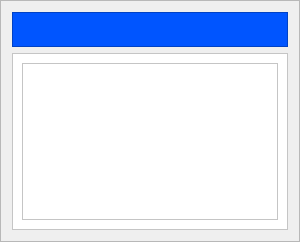
           <widget class="QFrame" name="frame_9">
            <property name="sizePolicy">
             <sizepolicy hsizetype="Preferred" vsizetype="Preferred">
              <horstretch>0</horstretch>
              <verstretch>3</verstretch>
             </sizepolicy>
            </property>
            <property name="frameShape">
             <enum>QFrame::StyledPanel</enum>
            </property>
            <property name="frameShadow">
             <enum>QFrame::Raised</enum>
            </property>
            <layout class="QVBoxLayout" name="verticalLayout_2">
             <item>
              <widget class="QFrame" name="frame_13">
               <property name="sizePolicy">
                <sizepolicy hsizetype="Preferred" vsizetype="Preferred">
                 <horstretch>0</horstretch>
                 <verstretch>2</verstretch>
                </sizepolicy>
               </property>
               <property name="styleSheet">
                <string notr="true">background-color: rgb(0, 85, 255);</string>
               </property>
               <property name="frameShape">
                <enum>QFrame::StyledPanel</enum>
               </property>
               <property name="frameShadow">
                <enum>QFrame::Raised</enum>
               </property>
              </widget>
             </item>
             <item>
              <widget class="QFrame" name="frame_14">
               <property name="sizePolicy">
                <sizepolicy hsizetype="Preferred" vsizetype="Preferred">
                 <horstretch>0</horstretch>
                 <verstretch>10</verstretch>
                </sizepolicy>
               </property>
               <property name="styleSheet">
                <string notr="true">background-color: rgb(255, 255, 255);</string>
               </property>
               <property name="frameShape">
                <enum>QFrame::StyledPanel</enum>
               </property>
               <property name="frameShadow">
                <enum>QFrame::Raised</enum>
               </property>
               <layout class="QVBoxLayout" name="verticalLayout_12">
                <item>
                 <widget class="QTextEdit" name="bluePlayerNameTxt">
                  <property name="font">
                   <font>
                    <pointsize>50</pointsize>
                   </font>
                  </property>
                  <property name="mouseTracking">
                   <bool>true</bool>
                  </property>
                  <property name="tabletTracking">
                   <bool>true</bool>
                  </property>
                  <property name="contextMenuPolicy">
                   <enum>Qt::DefaultContextMenu</enum>
                  </property>
                  <property name="layoutDirection">
                   <enum>Qt::RightToLeft</enum>
                  </property>
                  <property name="readOnly">
                   <bool>true</bool>
                  </property>
                 </widget>
                </item>
               </layout>
              </widget>
             </item>
            </layout>
           </widget>
